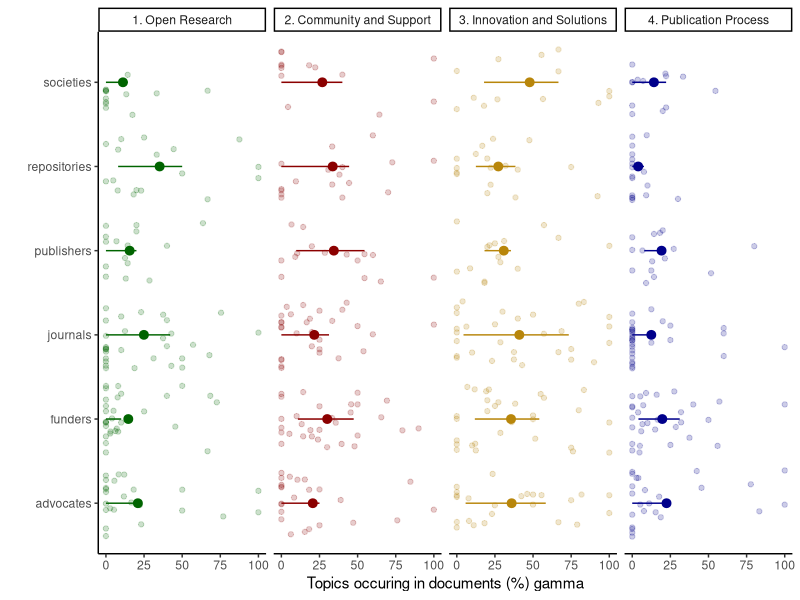

R code for this plot:
## ---- chunk 1
knitr::opts_chunk$set(echo = TRUE)
## ---- chunk 2
rm(list=ls())
## ---- chunk 3
library(tidyverse)
## ---- chunk 4
df_doc_level_stm_gamma <- read_csv(file = "./output/created_datasets/df_doc_level_stm_gamma.csv")
## ---- chunk 5
df_figure1_gamma <- df_doc_level_stm_gamma %>% 
  select(-total_topic, -total_sent) 

df_figure1_gamma$prop <- df_figure1_gamma$prop *100

df_figure1_gamma_wide <- df_figure1_gamma %>% 
  spread(topic, prop) %>% 
  rename(topic_1 = `1`, topic_2 = `2`, topic_3 = `3`, topic_4 = `4`)

# Topic/Category 1: Open Research 
# Topic/Category 2: Community & Support
# Topic/Category 3: Innovation & Solution
# Topic/Category 4: Publication process (control)

df_figure1_gamma_wide2 = data.frame(
  document = rep(df_figure1_gamma_wide$name,4),
  stakeholder = rep(df_figure1_gamma_wide$stakeholder,4),
  # type = c(rep("Topic 1",129), rep("Topic 2",129), rep("Topic 3",129), rep("Topic 4", 129)),
    type = c(rep("1. Open Research",129), rep("2. Community and Support",129), rep("3. Innovation and Solutions",129), rep("4. Publication Process", 129)),
  perc = c(df_figure1_gamma_wide$topic_1, df_figure1_gamma_wide$topic_2, df_figure1_gamma_wide$topic_3, df_figure1_gamma_wide$topic_4),
  perc2 = c(df_figure1_gamma_wide$topic_1, df_figure1_gamma_wide$topic_2, df_figure1_gamma_wide$topic_3, df_figure1_gamma_wide$topic_4)
)

# adding quantiles values
sum_figure1_gamma_wide2 = 
  df_figure1_gamma_wide2 %>%
  group_by(stakeholder, type) %>%
  dplyr::summarize(lower = quantile(perc, probs = .25), upper = quantile(perc, probs = .75), perc_fin = mean(perc)) %>% 
  rename(perc = perc_fin)
## ---- chunk 6
figure_topics <- ggplot() +
  geom_point(data = df_figure1_gamma_wide2, aes(x = perc, y = stakeholder, colour = type), alpha = 0.2, position = position_jitter(), show.legend = FALSE) +
  geom_pointrange(data = sum_figure1_gamma_wide2, aes(x = perc, xmin = lower, xmax = upper, y = stakeholder, colour = type), show.legend = FALSE) +
  facet_grid(.~type) + 
  labs(x = "Topics occuring in documents (%) gamma", y = "") +
  scale_color_manual(values = c("dark green", "dark red", "darkgoldenrod", "dark blue")) +
  theme_classic()

figure_topics

# # UNCOMMENT TO SAVE FIGURES

# figure_name <- paste0("./output/Figure_2A/Figure_2A.png")
# png(file=figure_name,
#   width= 3000, height= 2000, res=400)
#   figure_topics
#   dev.off()

## ---- chunk 7
sessionInfo()
